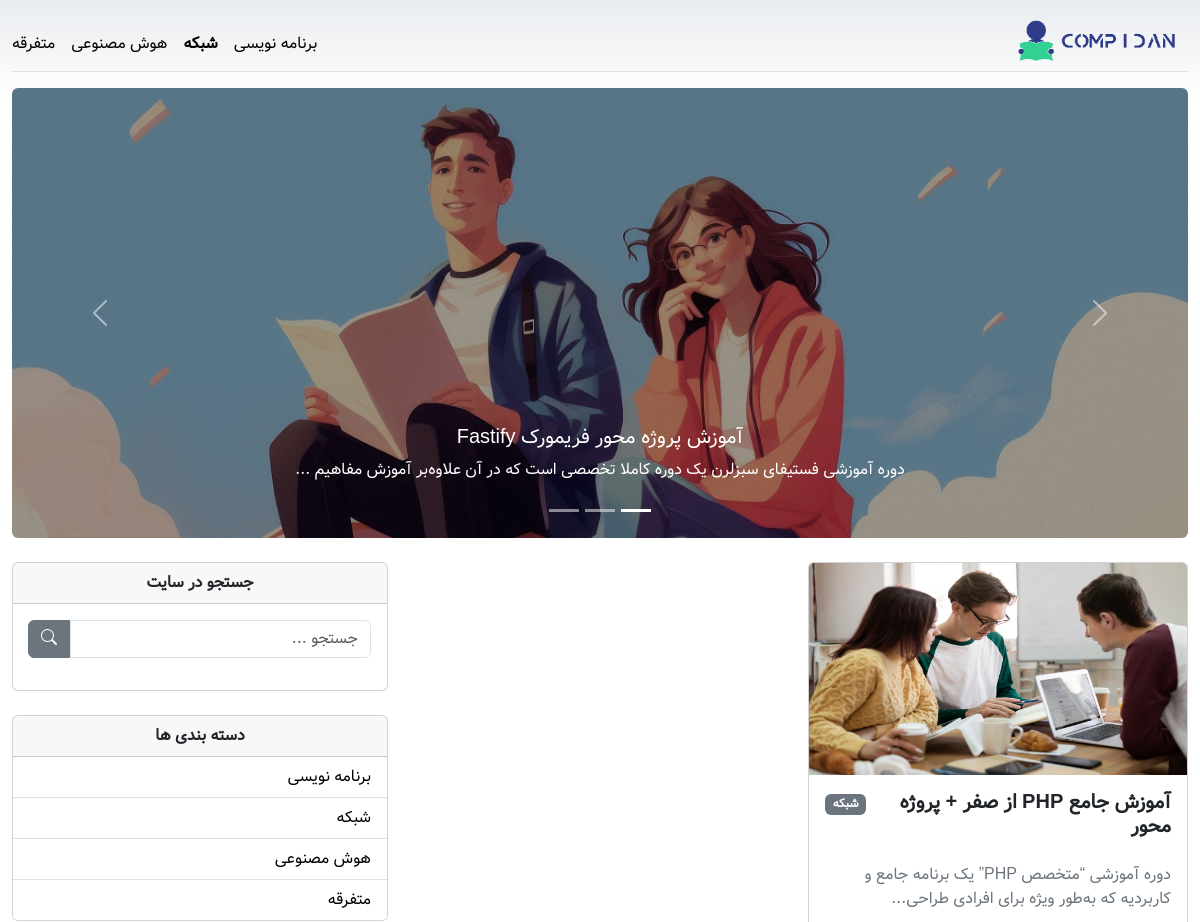
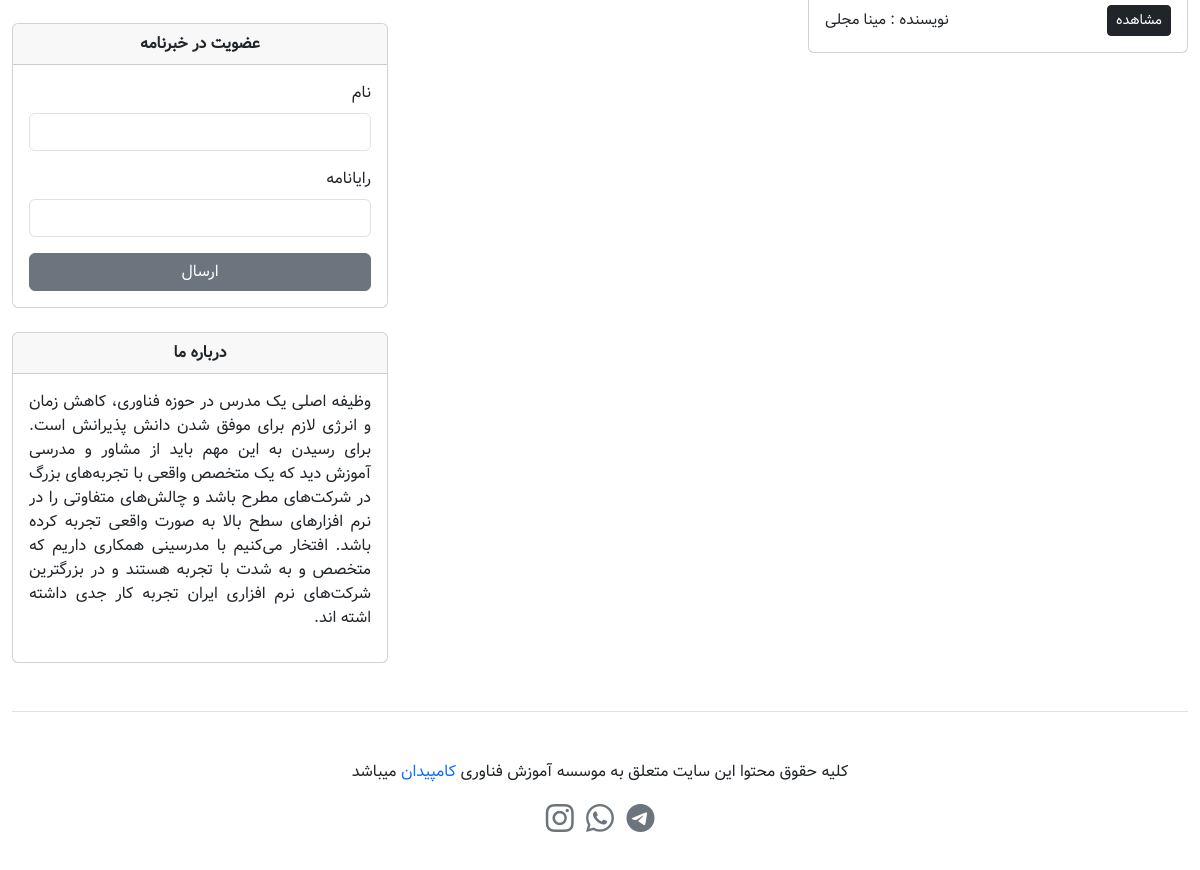
/phpsite/index.php?id=2, run on the app's committed database (2 pictures, top to bottom).
### tables this page shows
CREATE TABLE `categories` (
  `id` int(11) NOT NULL,
  `title` varchar(255) NOT NULL
);

CREATE TABLE `posts` (
  `id` int(11) NOT NULL,
  `title` varchar(255) NOT NULL,
  `body` text NOT NULL,
  `category_id` int(11) NOT NULL,
  `author` varchar(255) NOT NULL,
  `image` varchar(255) NOT NULL
);

### phpsite/index.php (the view)
<?php
include "include/db.php";
include "include/layout/header.php";
if (isset($_GET['id'])) {
  $postha = $connection->query("SELECT * FROM posts WHERE category_id={$_GET['id']} ORDER BY id DESC LIMIT 4");
} else {
  $postha = $connection->query("SELECT * FROM posts ORDER BY id DESC LIMIT 4");
}
?>
<main>
  <?php include "include/layout/slider.php"; ?>
  <section class="mt-4">
    <div class="row">
      <div class="col-lg-8">
        <div class="row g-3">
          <?php foreach ($postha as $post):
            $category = $connection->query("SELECT * FROM categories WHERE id={$post['category_id']}")->fetch();
          ?>
            <div class="col-sm-6">
              <div class="card">
                <img src="./assets/images/<?= $post['image'] ?>" class="card-img-top" alt="post-image" />
                <div class="card-body">
                  <div class="d-flex justify-content-between">
                    <h5 class="card-title fw-bold"><?= $post['title'] ?></h5>
                    <div>
                      <span class="badge text-bg-secondary"><?= $category['title'] ?></span>
                    </div>
                  </div>
                  <p class="card-text text-secondary pt-3">
                    <?= substr($post['body'], 0, 150) . "..."  ?>
                  </p>
                  <div class="d-flex justify-content-between align-items-center">
                    <a href="single.html" class="btn btn-sm btn-dark">مشاهده</a>
                    <p class="fs-7 mb-0">نویسنده : <?= $post['author'] ?></p>
                  </div>
                </div>
              </div>
            </div>
          <?php endforeach ?>
        </div>
      </div>
      <?php include "include/layout/sidebar.php" ?>
    </div>
  </section>
</main>
<?php include "include/layout/footer.php" ?>

### phpsite/include/layout/header.php (shortened to what this page needs)
<?php
$categories = $connection->query("SELECT * FROM categories");
?>
<!DOCTYPE html>
<html dir="rtl" lang="fa">
<head>
  <link rel="stylesheet" href="https://cdn.jsdelivr.net/npm/bootstrap-icons@1.10.5/font/bootstrap-icons.css" />
  <link
    href="https://cdn.jsdelivr.net/npm/bootstrap@5.3.1/dist/css/bootstrap.min.css"
    rel="stylesheet"
 />
  <link rel="stylesheet" href="./assets/css/style.css" />
</head>
<body>
  <div class="container py-3">
    <header class="d-flex flex-column flex-md-row align-items-center border-bottom mb-3">
      <a class="navbar-brand" href="index.php">
        <img src="assets/images/logo.png" style="width: 180px" />
      </a>
      <nav class="d-inline-flex mt-2 mt-md-0 me-md-auto">
        <?php foreach ($categories as $category): ?>
          <a class="me-3 py-2 link-body-emphasis text-decoration-none <?= (!empty($_GET['id']) && $category['id'] == $_GET['id']) ? 'fw-bold' : '' ?>" href="index.php?id=<?= $category['id'] ?>">
            <?= $category['title'] ?>
          </a>
        <?php endforeach ?>
      </nav>
    </header>

### phpsite/include/layout/slider.php (shortened to what this page needs)
<?php
$sliders = $connection->query("SELECT * FROM posts_slider");
?>
<section>
  <div id="carousel" class="carousel slide">
    <div class="carousel-indicators">
      <button type="button" data-bs-target="#carousel" data-bs-slide-to="0" class="active"></button>
      <button type="button" data-bs-target="#carousel" data-bs-slide-to="1"></button>
      <button type="button" data-bs-target="#carousel" data-bs-slide-to="2"></button>
    </div>
    <div class="carousel-inner rounded">
      <?php foreach ($sliders as $slider):
        $postId = $slider['post_id'];
        $posts = $connection->query("SELECT * FROM posts WHERE id= $postId");
        foreach ($posts as $post):
      ?>
          <div class="carousel-item overlay carousel-height <?= $slider['active'] ? 'active' : '' ?>">
            <img src="./assets/images/<?= $post['image'] ?>" class="d-block w-100" alt="post-image" />
            <div class="carousel-caption d-none d-md-block">
              <h5><?= $post['title'] ?></h5>
              <p><?= substr($post['body'], 0, 150) . "..."  ?></p>
            </div>
          </div>
        <?php endforeach ?>
      <?php endforeach ?>
    </div>
    <button class="carousel-control-prev" type="button" data-bs-target="#carousel" data-bs-slide="prev">
      <span class="carousel-control-prev-icon"></span>
    </button>
    <button class="carousel-control-next" type="button" data-bs-target="#carousel" data-bs-slide="next">
      <span class="carousel-control-next-icon"></span>
    </button>
  </div>
</section>

### phpsite/include/layout/sidebar.php
<?php
$categories = $connection->query("SELECT * FROM categories");
?>
<div class="col-lg-4">
    <div class="card">
        <p class="fw-bold fs-6 card-header text-center">جستجو در سایت</p>
        <div class="card-body">
            <form action="search.html">
                <div class="input-group mb-3">
                    <input type="text" class="form-control" placeholder="جستجو ..." />
                    <button class="btn btn-secondary" type="submit">
                        <i class="bi bi-search"></i>
                    </button>
                </div>
            </form>
        </div>
    </div>
    <div class="card mt-4">
        <div class="fw-bold fs-6 card-header text-center">دسته بندی ها</div>
        <ul class="list-group list-group-flush p-0">
            <?php foreach ($categories as $category): ?>
                <li class="list-group-item">
                    <a class="link-body-emphasis text-decoration-none" href="index.php?id=<?= $category['id'] ?>"> <?= $category['title'] ?></a>
                </li>
            <?php endforeach ?>
        </ul>
    </div>
    <div class="card mt-4">
        <p class="fw-bold fs-6 card-header text-center">عضویت در خبرنامه</p>
        <div class="card-body">
            <form>
                <div class="mb-3">
                    <label class="form-label">نام</label>
                    <input type="text" class="form-control" />
                </div>
                <div class="mb-3">
                    <label class="form-label">رایانامه</label>
                    <input type="email" class="form-control" />
                </div>
                <div class="d-grid gap-2">
                    <button type="submit" class="btn btn-secondary">ارسال</button>
                </div>
            </form>
        </div>
    </div>
    <div class="card mt-4">
        <p class="fw-bold fs-6 card-header text-center">درباره ما</p>
        <div class="card-body">
            <p class="text-justify">
                وظیفه اصلی یک مدرس در حوزه فناوری، کاهش زمان و انرژی لازم برای موفق شدن دانش پذیرانش است. برای رسیدن به این مهم باید از مشاور و مدرسی آموزش دید که یک متخصص
                واقعی با تجربه‌های بزرگ در شرکت‌های مطرح باشد و چالش‌های متفاوتی را در نرم افزارهای سطح بالا به صورت واقعی تجربه کرده باشد. افتخار می‌کنیم با مدرسینی همکاری
                داریم که متخصص و به شدت با تجربه هستند و در بزرگترین شرکت‌های نرم افزاری ایران تجربه کار جدی داشته اشته اند.
            </p>
        </div>
    </div>
</div>

### phpsite/assets/css/style.css (style rules this page uses)
body { background-image: linear-gradient(180deg, #e9ecef, #fff 100px, #fff); background-repeat: no-repeat; font-family: "Vazir", sans-serif; }
.container { max-width: 1200px; }
.text-justify { text-align: justify; }
.overlay:after { content: ""; display: block; position: absolute; top: 0; bottom: 0; left: 0; right: 0; background: black; opacity: 0.4; z-index: 1; }
.carousel-caption { z-index: 2; }
.input-group > :not(:first-child):not(.dropdown-menu):not(.valid-tooltip):not( .valid-feedback ):not(.invalid-tooltip):not(.invalid-feedback) { border-top-right-radius: 0; border-bottom-right-radius: 0; border-top-left-radius: 0.375rem; border-bottom-left-radius: 0.375rem; }
.input-group:not(.has-validation) > :not(:last-child):not(.dropdown-toggle):not(.dropdown-menu):not( .form-floating ) { border-top-left-radius: 0; border-bottom-left-radius: 0; border-top-right-radius: 0.375rem; border-bottom-right-radius: 0.375rem; }
.fs-7 { font-size: 0.95rem; }
@media screen and (min-width: 800px) { .carousel-height { height: 450px; } }

### data on the page
categories: title "برنامه نویسی"
categories: title "شبکه"
categories: title "هوش مصنوعی"
categories: title "متفرقه"
posts: image (picture), title "آموزش پروژه محور فریمورک Fastify", body "دوره آموزشی فستیفای سبزلرن یک دوره کاملا تخصصی است که در آن علاوه‌بر آموزش مفاهیم"
posts: image (picture), title "آموزش جامع PHP از صفر + پروژه محور", category.title "شبکه", body "دوره آموزشی “متخصص PHP” یک برنامه جامع و کاربردیه که به‌طور ویژه برای افرادی طراحی", author "مینا مجلی"
